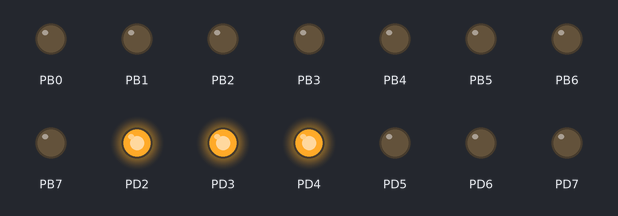
This program was run on a simulated ATmega32, built with avr-gcc and emulated at 1 MHz. On the bench: output pins drawn as LEDs (lit = HIGH).

Above: at 0.1 s.
Timing chart, 0 to 1.6 s (numbered marks = the images above):
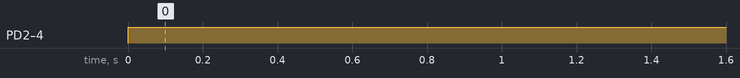

Measured:
- by itself, PD2–4: LOW → HIGH at 0.00 s

The program:

main.c
```c
#define F_CPU 1000000UL

#include <avr/io.h>
#include <stdlib.h>
#include <math.h>
#include <util/delay.h>
#include <avr/interrupt.h>
#include "incousart.h"


char buffer[10];
int x=0;

int main(void)
{
	DDRD = 0b11111110;
	PORTD = 0b0011100;
	DDRB=0xFF;

	usart_init();
	sei();
	while(1){
		while (x==0){

			usart_string_receive(buffer,'`');
			x=atoi(buffer);
		}
		if(x==1){
		PORTB = 0b00000010;
		x=0;
		}
	}
}
```

incousart.h
```c
//Micricontroller		:All 8-bit AVR Micricontrollers with Similar Register Configuration with ATmega16
//System Clock			:8 MHz
//Header File Version 		:1.1
//Author			:Arun Kumar Garg
//				:ABLab Solutions
//				:www.ablab.in
//				:arun@ablab.in
//Date				:1st August 2011

/*Copyright (c) 2011 ABLab Solutions3


 All rights reserved.
Redistribution and use in source and binary forms, with or without modification, are permitted provided that the following conditions are met:

   * Redistributions of source code must retain the above copyright notice, this list of conditions and the following disclaimer.
   * Redistributions in binary form must reproduce the above copyright notice, this list of conditions and the 	following disclaimer in the documentation
     and/or other materials provided with the distribution.
   * Neither the name of the copyright holders nor the names of contributors may be used to endorse or promote products derived from this software without
     specific prior written permission.

THIS SOFTWARE IS PROVIDED BY THE COPYRIGHT HOLDERS AND CONTRIBUTORS "AS IS" AND ANY EXPRESS OR IMPLIED WARRANTIES, INCLUDING, BUT NOT LIMITED TO, THE IMPLIED
WARRANTIES OF MERCHANTABILITY AND FITNESS FOR A PARTICULAR PURPOSE  ARE DISCLAIMED. IN NO EVENT SHALL THE COPYRIGHT OWNER OR CONTRIBUTORS BE LIABLE FOR ANY DIRECT,
INDIRECT, INCIDENTAL, SPECIAL, EXEMPLARY, OR CONSEQUENTIAL DAMAGES (INCLUDING, BUT NOT LIMITED TO, PROCUREMENT OF SUBSTITUTE GOODS OR SERVICES; LOSS OF USE, DATA, OR
PROFITS; OR BUSINESS INTERRUPTION) HOWEVER CAUSED AND ON ANY THEORY OF LIABILITY, WHETHER IN CONTRACT, STRICT LIABILITY, OR TORT (INCLUDING NEGLIGENCE OR OTHERWISE)
ARISING IN ANY WAY OUT OF THE USE OF THIS SOFTWARE, EVEN IF ADVISED OF THE POSSIBILITY OF SUCH DAMAGE. */


/*The functions and macros defined in this header file are for USART of all 8-bit AVR Micricontrollers with Similar Register Configuration
with ATmega 16*/

#ifndef	_USART_H_
#define	_USART_H_ 	1

#include<avr/io.h>
#include<util/delay.h>

/*The function is declared to initialize the USART with following cinfiguration:-
USART mode - Asynchronous
Baud rate - 9600
Data bits - 8
Stop bit - 1
Parity - No parity.*/
void usart_init();

/*The function is declared to transmit data.*/
void usart_data_transmit(unsigned char data );

/*The function is declared to receive data.*/
unsigned char usart_data_receive( void );

/*The function is declared to transmit string.*/
void usart_string_transmit(char *string);

/*The function is declared to receive string.*/
char *usart_string_receive(char *receive_string,unsigned char terminating_character);


/*Function defination*/

void usart_init()
{
	UBRRH = 0;
	UBRRL =12;
	UCSRA|=(1<<U2X);
	UCSRB|= (1<<RXEN)|(1<<TXEN)|(1<<RXCIE);
	UCSRC |= (1 << URSEL)|(3<<UCSZ0);
}


void usart_data_transmit(unsigned char data )
{
	while ( !( UCSRA & (1<<UDRE)) );
	UDR = data;
}

unsigned char usart_data_receive( void )
{
	while ( !(UCSRA & (1<<RXC)) );
	return UDR;
}

void usart_string_transmit(char *string)
{
	while(*string)
	{
		usart_data_transmit(*string++);
	}
}

char *usart_string_receive(char *receive_string,unsigned char terminating_character)
{
	unsigned char temp=0x00;

	for(unsigned char i=0;;i++)
	{
		*(receive_string+i)=usart_data_receive();
		if(*(receive_string+i)==terminating_character)
			break;
		else
			temp++;
	}
	*(receive_string+temp)='\0';
	return receive_string;
}
#endif
```
